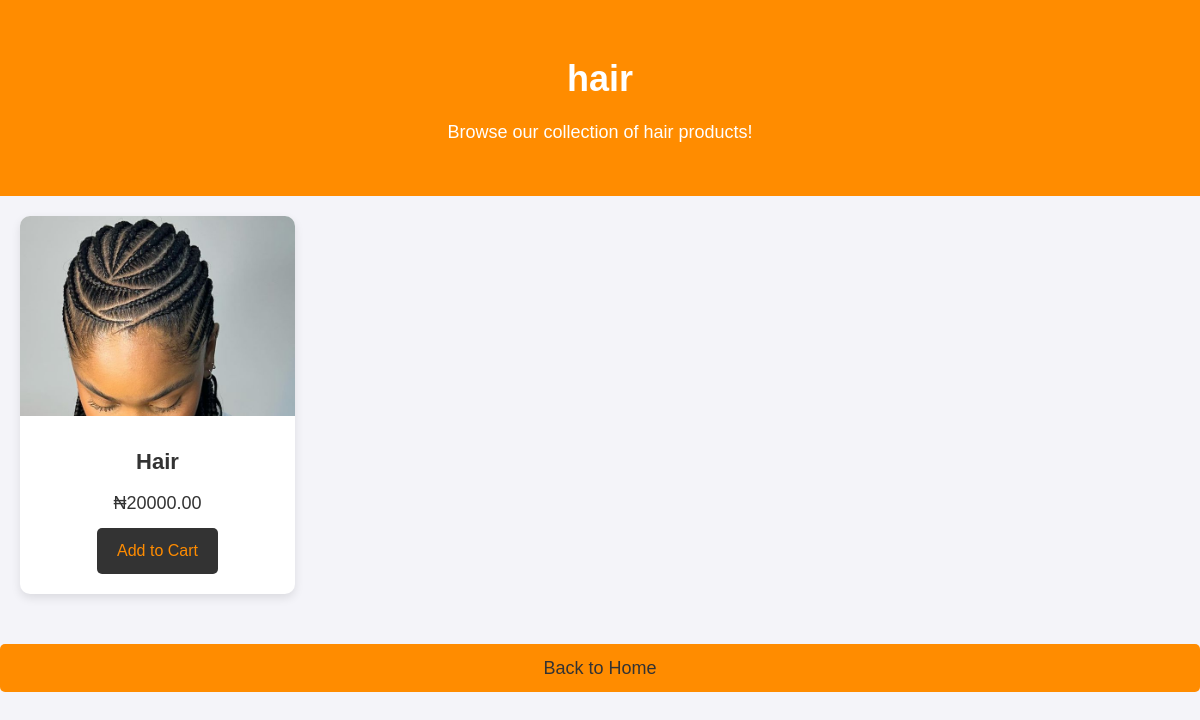
The page /category/hair/ on the database as committed earlier.
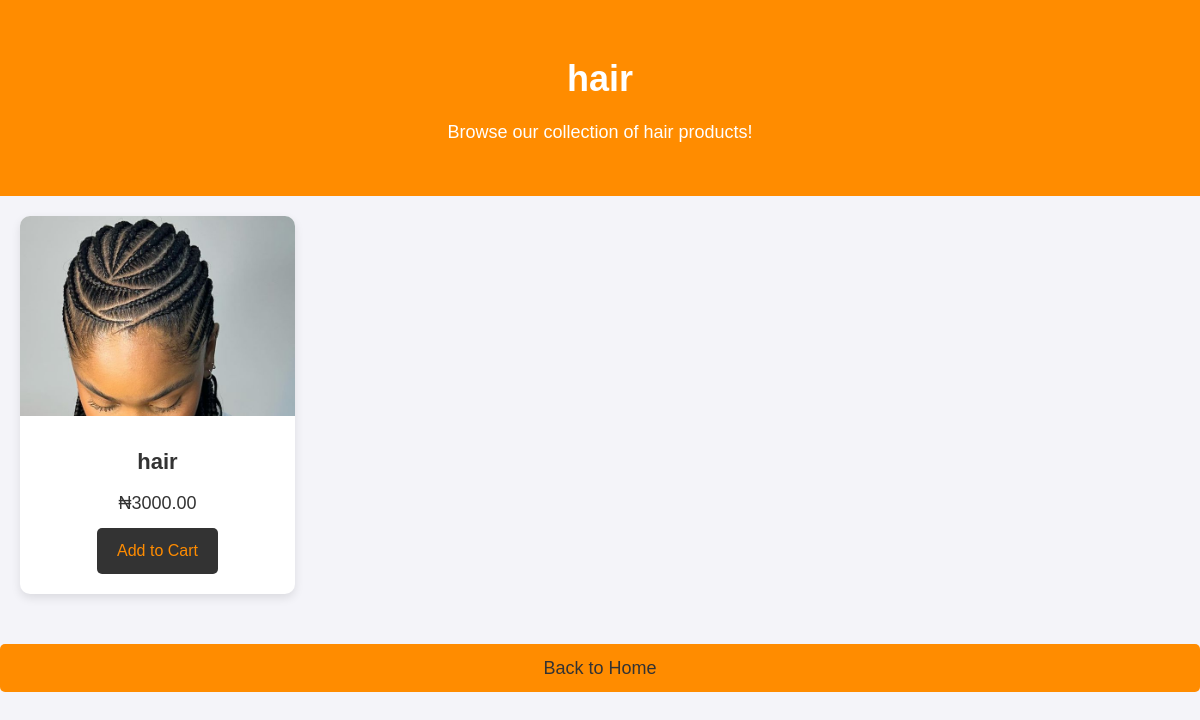
The same page on the database as committed later.
### myapp/models.py (models this page shows, shortened)
class Category(models.Model):
    name = models.CharField(max_length=50)
    image = models.ImageField(upload_to='category_images/', null=True, blank=True)
    slug = models.SlugField(unique=True, default="default-slug")
    class Meta:
        verbose_name = 'Category'
        verbose_name_plural = 'Categories'

class Product(models.Model):
    name = models.CharField(max_length=100)
    price = models.DecimalField(max_digits=10, decimal_places=2)
    category = models.ForeignKey(Category, on_delete=models.SET_NULL, null=True, blank=True)
    image = models.ImageField(upload_to='products/')
    description = models.TextField(blank=True, null=True)
    is_active = models.BooleanField(default=True)
    slug = models.SlugField(unique=True, default="default-slug")

### myapp/views.py (the view)
# urls.py: path('category/<str:food>/', views.category_view, name='category_view'),
def category_view(request, food):
    food = food.replace('-', ' ')
    try:
        category = Category.objects.get(name=food)
        products = Product.objects.filter(category=category)
        return render(request, 'category.html', {'category': category, 'products': products})
    except Category.DoesNotExist:
        messages.error(request, 'That category does not exist.')
        return redirect('home')

### myapp/templates/category.html (shortened to what this page needs)
<!DOCTYPE html>
<html lang="en">
{% load static %}
<head>
</head>
<body>
    <div class="category-header">
        <h1>{{ category.name }}</h1>
        <p>Browse our collection of {{ category.name }} products!</p>
    </div>
    <div class="products-container">
        {% for product in products %}
            <div class="product-card">
                <img src="{{ product.image.url }}" alt="{{ product.name }}" class="product-image">
                <div class="product-info">
                    <h3>{{ product.name }}</h3>
                    <p>₦{{ product.price }}</p>
                    <a href="{% url 'add_to_cart' product.id %}" class="product-link">Add to Cart</a>
                </div>
            </div>
        {% endfor %}
    </div>
    <a href="{% url 'home' %}" class="back-to-home">Back to Home</a>
</body>
</html>

Rows that differ between the two databases and show on the page:
no longer on this page (row edited): Product: image (picture), name "Hair", price "20000.00"
now on this page (row edited): Product: image (picture), name "hair", price "3000.00"
